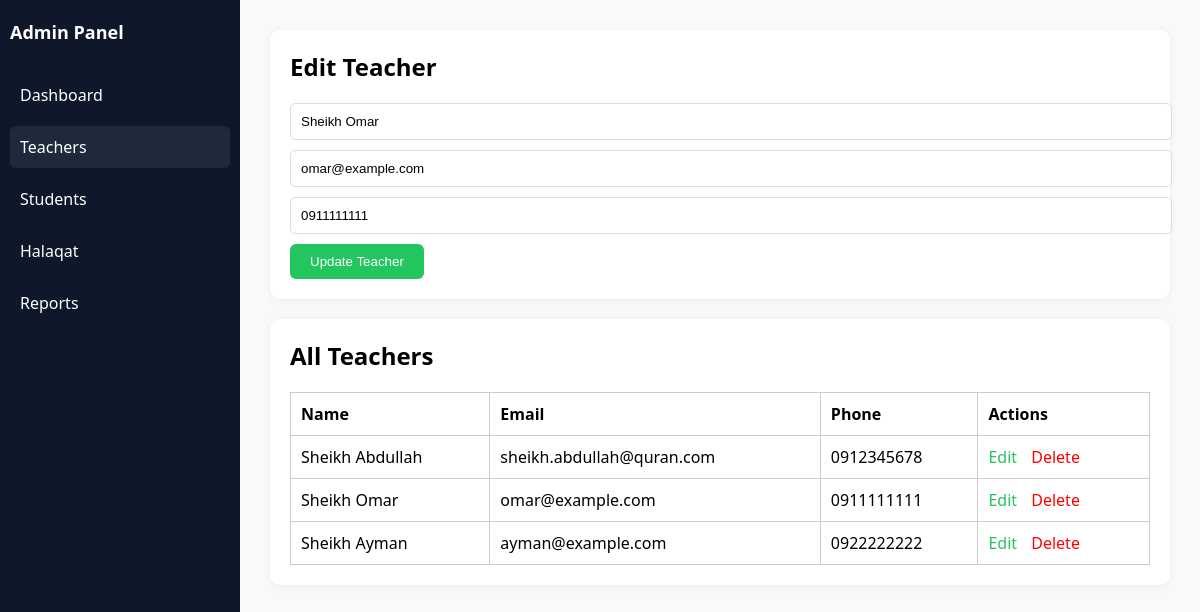
The page /Admin-dashboard/teachers.php?edit=2 on the database its author committed.
### tables this page shows
CREATE TABLE `teachers` (
  `id` int(11) NOT NULL,
  `full_name` varchar(100) NOT NULL,
  `email` varchar(100) DEFAULT NULL,
  `phone` varchar(20) DEFAULT NULL,
  `halaqa_id` int(11) DEFAULT NULL,
  `created_at` timestamp NOT NULL DEFAULT current_timestamp()
);

### Admin-dashboard/teachers.php (the view, shortened to what this page needs)
<?php
include 'db.php';
$teachers = mysqli_query($conn, "SELECT * FROM teachers");
$editMode = false;
$editData = null;
if (isset($_GET['edit'])) {
    $editId = intval($_GET['edit']);
    $editResult = mysqli_query($conn, "SELECT * FROM teachers WHERE id=$editId");
    $editData = mysqli_fetch_assoc($editResult);
    $editMode = true;
}
?>
<!DOCTYPE html>
<html lang="en">
<head>
</head>
<body>
<div class="sidebar">
    <h2>Admin Panel</h2>
    <a href="dashboard.php">Dashboard</a>
    <a class="active" href="teachers.php">Teachers</a>
    <a href="students.php">Students</a>
    <a href="halaqat.php">Halaqat</a>
    <a href="reports.php">Reports</a>
</div>
<div class="main">
    <div class="card">
        <h2><?php echo $editMode ? 'Edit' : 'Add'; ?> Teacher</h2>
        <form method="POST">
            <input type="text" name="full_name" placeholder="Full Name" required value="<?php echo $editMode ? $editData['full_name'] : ''; ?>">
            <input type="email" name="email" placeholder="Email" required value="<?php echo $editMode ? $editData['email'] : ''; ?>">
            <input type="text" name="phone" placeholder="Phone" required value="<?php echo $editMode ? $editData['phone'] : ''; ?>">
            <button type="submit"><?php echo $editMode ? 'Update' : 'Add'; ?> Teacher</button>
        </form>
    </div>
    <div class="card">
        <h2>All Teachers</h2>
        <table>
            <tr>
                <th>Name</th>
                <th>Email</th>
                <th>Phone</th>
                <th>Actions</th>
            </tr>
            <?php while ($row = mysqli_fetch_assoc($teachers)): ?>
                <tr>
                    <td><?php echo htmlspecialchars($row['full_name']); ?></td>
                    <td><?php echo htmlspecialchars($row['email']); ?></td>
                    <td><?php echo htmlspecialchars($row['phone']); ?></td>
                    <td>
                        <a class="edit" href="?edit=<?php echo $row['id']; ?>">Edit</a>
                        <a class="delete" href="?delete=<?php echo $row['id']; ?>" onclick="return confirm('Delete this teacher?');">Delete</a>
                    </td>
                </tr>
            <?php endwhile; ?>
        </table>
    </div>
</div>
</body>
</html>

### Admin-dashboard/teachers.php (style rules this page uses)
body { font-family: 'Segoe UI', sans-serif; margin: 0; background: #f9f9f9; }
.sidebar { background: #0f172a; color: white; width: 220px; height: 100vh; position: fixed; padding: 20px 10px; }
.sidebar h2 { font-size: 18px; margin-bottom: 30px; }
.sidebar a { display: block; padding: 10px; color: white; text-decoration: none; border-radius: 6px; margin-bottom: 10px; }
.sidebar a.active, .sidebar a:hover { background-color: #1e293b; }
.main { margin-left: 240px; padding: 30px; }
.card { background: white; border-radius: 10px; padding: 20px; margin-bottom: 20px; box-shadow: 0 2px 8px rgba(0,0,0,0.05); }
h2 { margin-top: 0; }
form input { width: 100%; padding: 10px; margin-bottom: 10px; border-radius: 5px; border: 1px solid #ddd; }
button { background-color: #22c55e; color: white; border: none; padding: 10px 20px; border-radius: 6px; cursor: pointer; }
table { width: 100%; border-collapse: collapse; margin-top: 20px; }
table, th, td { border: 1px solid #ccc; }
th, td { padding: 10px; text-align: left; }
a.edit, a.delete { margin-right: 10px; color: #22c55e; text-decoration: none; }
a.delete { color: red; }

### rows shown on the page
teachers: full_name "Sheikh Omar", email "omar@example.com", phone "0911111111"
teachers: full_name "Sheikh Abdullah", email "sheikh.abdullah@quran.com", phone "0912345678"
teachers: full_name "Sheikh Ayman", email "ayman@example.com", phone "0922222222"
